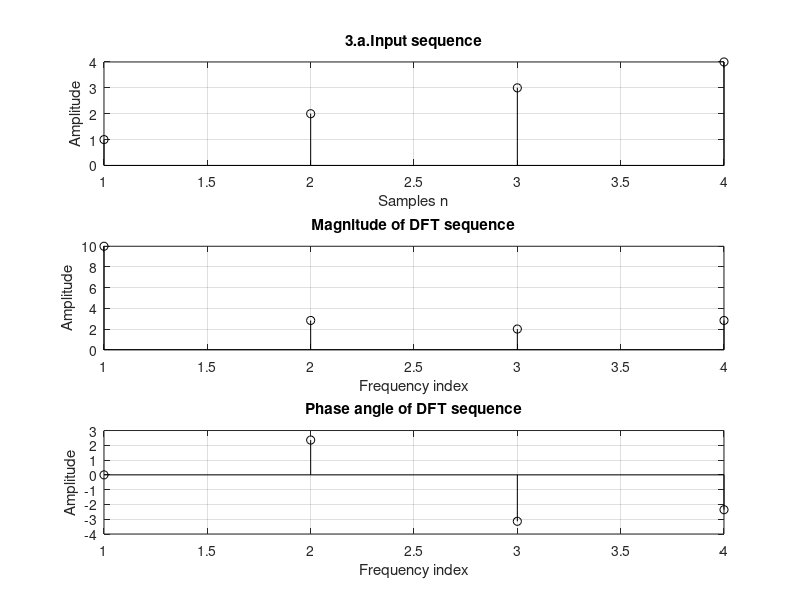
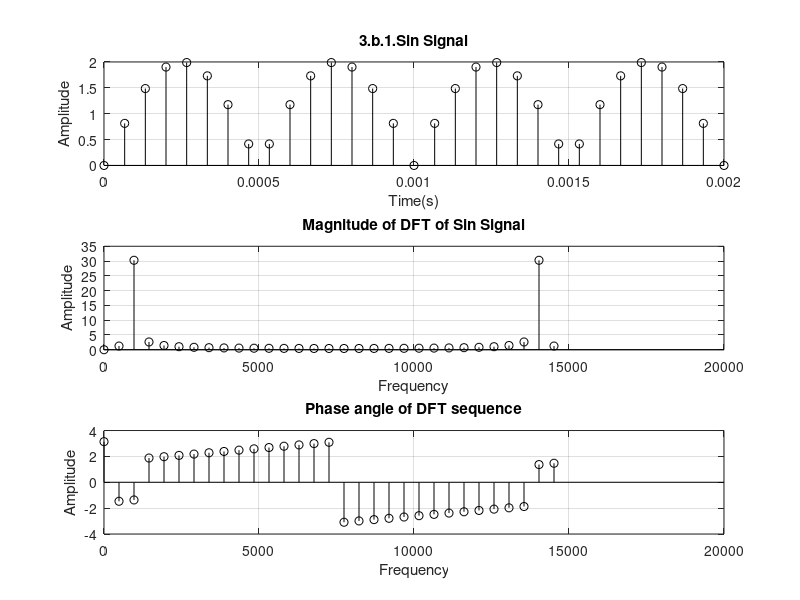

These figures' MATLAB source, in order: (Note: a time limit stopped this script after it produced the figures.)
% 3.a DFT of sequence
x = [1, 2, 3, 4]; 
N1 = length(x);
X1 = zeros(1, N1);
for k = 0:N1-1
    for n = 0:N1-1
        X1(k+1) = X1(k+1) + x(n+1) * exp(-1i * 2 * pi * k * n / N1);
    end
end

fig1 = figure;
subplot(3, 1, 1);
stem(abs(x), 'k');
title('3.a.Input sequence');
xlabel('Samples n');
ylabel('Amplitude');
grid on;

subplot(3, 1, 2);
stem(abs(X1), 'k');
title('Magnitude of DFT sequence');
xlabel('Frequency index');
ylabel('Amplitude');
grid on;

subplot(3, 1, 3);
stem(angle(X1), 'k');
title('Phase angle of DFT sequence');
xlabel('Frequency index');
ylabel('Amplitude');
grid on;
saveas(fig1, '3a_input_dft.png');

% 3.b.1 DFT of sin signal
A1 = 2;
f = 1000;
fs = 15000;
t1 = 0:1/fs:2/f; 
signal = A1*sin(2 * pi * f * t1);
N2 = length(signal);
X2 = zeros(1, N2);
f_vals1 = (fs * (0:N2-1)) / N2;

for k = 0:N2-1
    for n = 0:N2-1
        X2(k+1) = X2(k+1) + signal(n+1) * exp(-1i * 2 * pi * k * n / N2);
    end
end

fig2 = figure;
subplot(3, 1, 1);
stem(t1, abs(signal), 'k');
title('3.b.1.Sin Signal');
xlabel('Time(s)');
ylabel('Amplitude');
grid on;

subplot(3, 1, 2);
stem(f_vals1, abs(X2), 'k');
title('Magnitude of DFT of Sin Signal');
xlabel('Frequency');
ylabel('Amplitude');
grid on;

subplot(3, 1, 3);
stem(f_vals1, angle(X2), 'k');
title('Phase angle of DFT sequence');
xlabel('Frequency');
ylabel('Amplitude');
grid on;
saveas(fig2, '3b1_sin_dft.png');

% 3.b.2 Sin with zero padding
A2 = 2;
fs = 50000;
t2 = 0:1/fs:1/f; 
signal = A2*sin(2 * pi * f * t2);
N3 = 6000;
signal = [signal, zeros(1, N3 - length(signal))];
X3 = zeros(1, N3);
f_vals2 = (fs * (0:N3-1)) / N3;
t2 = 0:1/fs:(N3-1)/fs;

for k = 0:N3-1
    for n = 0:N3-1
        X3(k+1) = X3(k+1) + signal(n+1) * exp(-1i * 2 * pi * k * n / N3);
    end
end

fig3 = figure;
subplot(3, 1, 1);
stem(t2, abs(signal), 'k', 'LineWidth', 0.1);
title('3.b.2.Sin Signal with Zero Padding');
xlabel('Time(s)');
ylabel('Amplitude');
grid on;

subplot(3, 1, 2);
stem(f_vals2, abs(X3), 'k', 'LineWidth', 0.1);
title('Magnitude of DFT with Zero Padding');
xlabel('Frequency');
ylabel('Amplitude');
grid on;

subplot(3, 1, 3);
stem(f_vals2, angle(X3), 'k', 'LineWidth', 0.1);
title('Phase angle of DFT with Zero Padding');
xlabel('Frequency');
ylabel('Amplitude');
grid on;
saveas(fig3, '3b2_sin_zero_padding_dft.png');

% 3.b.3 Sin without zero padding, more cycles
A3 = 2;
t3 = 0:1/fs:10/f; 
signal = A3*sin(2 * pi * f * t3);
N4 = length(signal);
X4 = zeros(1, N4);
f_vals3 = (fs * (0:N4-1)) / N4;

for k = 0:N4-1
    for n = 0:N4-1
        X4(k+1) = X4(k+1) + signal(n+1) * exp(-1i * 2 * pi * k * n / N4);
    end
end

fig4 = figure;
subplot(3, 1, 1);
stem(t3, abs(signal), 'k', 'LineWidth', 0.1);
title('3.b.3.Sin Signal with More Frequency Cycles');
xlabel('Time(s)');
ylabel('Amplitude');
grid on;

subplot(3, 1, 2);
stem(f_vals3, abs(X4), 'k', 'LineWidth', 1);
title('Magnitude of DFT with More Frequency Cycles');
xlabel('Frequency');
ylabel('Amplitude');
grid on;

subplot(3, 1, 3);
stem(f_vals3, angle(X4), 'k', 'LineWidth', 0.1);
title('Phase angle of DFT with More Frequency Cycles');
xlabel('Frequency');
ylabel('Amplitude');
grid on;
saveas(fig4, '3b3_sin_more_cycles_dft.png');

% 3.c.1 multiple signal (short time)
a1 = 2; a2 = 3; a3 = 3;
F1 = 1000; F2 = 2000; F3 = 3000;
t4 = 0:1/fs:0.01;
x1 = a1*sin(2*pi*F1*t4) + a2*cos(2*pi*F2*t4) + a3*sin(2*pi*F3*t4);
N5 = length(x1);
X5 = zeros(1, N5);
f_vals4 = (fs * (0:N5-1)) / N5;

for k = 0:N5-1
    for n = 0:N5-1
        X5(k+1) = X5(k+1) + x1(n+1) * exp(-1i * 2 * pi * k * n / N5);
    end
end

fig5 = figure;
subplot(3, 1, 1);
stem(t4, abs(x1), 'k', 'LineWidth', 0.1);
title('3.c.1.Multiple Signals');
xlabel('Time(s)');
ylabel('Amplitude');
grid on;

subplot(3, 1, 2);
stem(f_vals4, abs(X5), 'k', 'LineWidth',1);
title('Magnitude of DFT of Multiple Signals');
xlabel('Frequency');
ylabel('Amplitude');
grid on;

subplot(3, 1, 3);
stem(f_vals4, angle(X5), 'k', 'LineWidth', 0.1);
title('Phase angle of DFT of Multiple Signals');
xlabel('Frequency');
ylabel('Amplitude');
grid on;
saveas(fig5, '3c1_multiple_signals_dft_short.png');

% 3.c.2 with t = 0:1/fs:0.05
t5 = 0:1/fs:0.05;
x2 = a1*sin(2*pi*F1*t5) + a2*cos(2*pi*F2*t5) + a3*sin(2*pi*F3*t5);
N6 = length(x2);
X6 = zeros(1, N6);
f_vals5 = (fs * (0:N6-1)) / N6;

for k = 0:N6-1
    for n = 0:N6-1
        X6(k+1) = X6(k+1) + x2(n+1) * exp(-1i * 2 * pi * k * n / N6);
    end
end

fig6 = figure;
subplot(3, 1, 1);
stem(t5, abs(x2), 'k', 'LineWidth', 0.1);
title('3.c.2.Multiple Signals with t=0:1/fs:0.05');
xlabel('Time(s)');
ylabel('Amplitude');
grid on;

subplot(3, 1, 2);
stem(f_vals5, abs(X6), 'k', 'LineWidth', 1);
title('Magnitude of DFT of Multiple Signals');
xlabel('Frequency');
ylabel('Amplitude');
grid on;

subplot(3, 1, 3);
stem(f_vals5, angle(X6), 'k', 'LineWidth', 0.1);
title('Phase angle of DFT of Multiple Signals');
xlabel('Frequency');
ylabel('Amplitude');
grid on;
saveas(fig6, '3c2_multiple_signals_dft_long.png');
